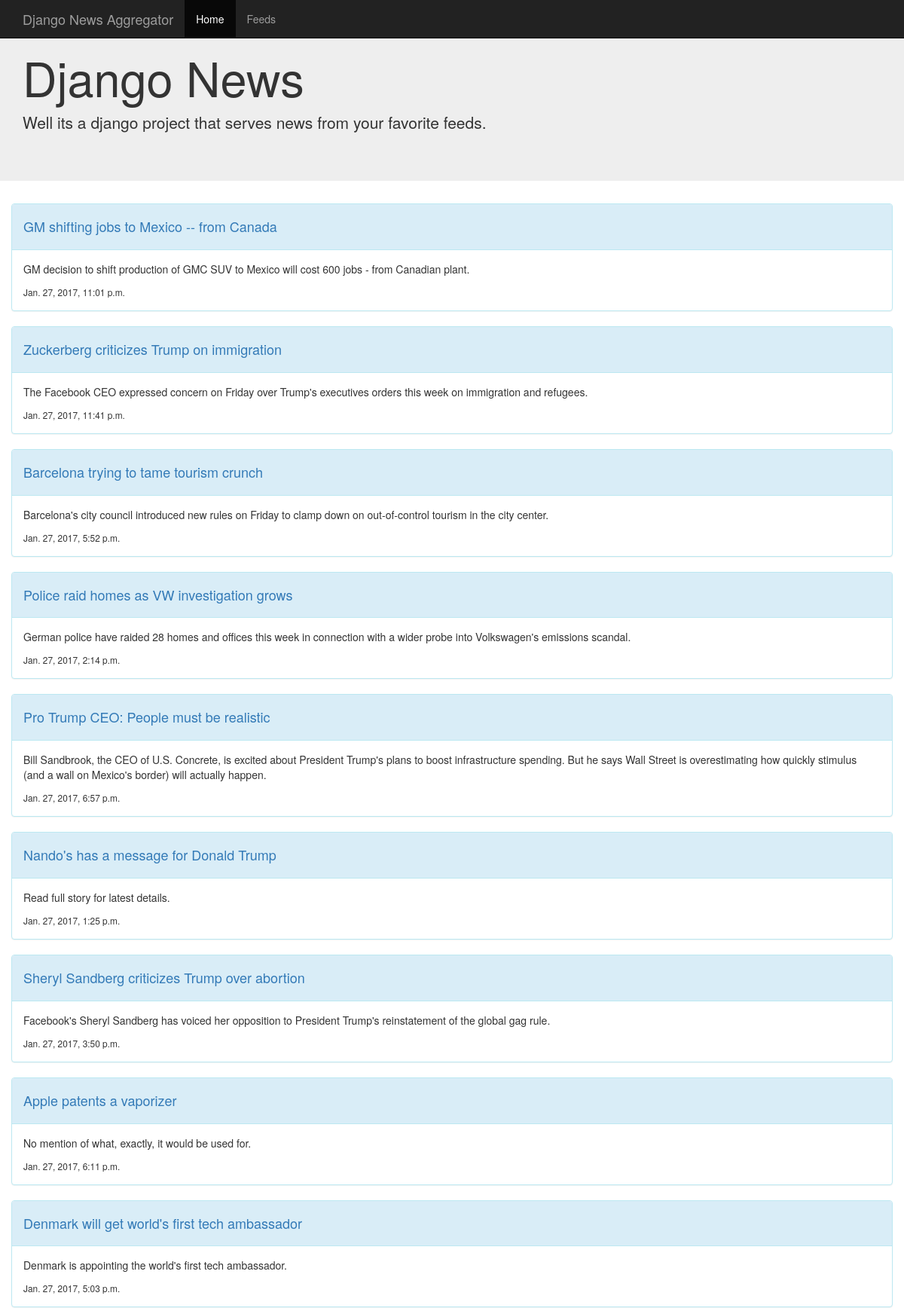
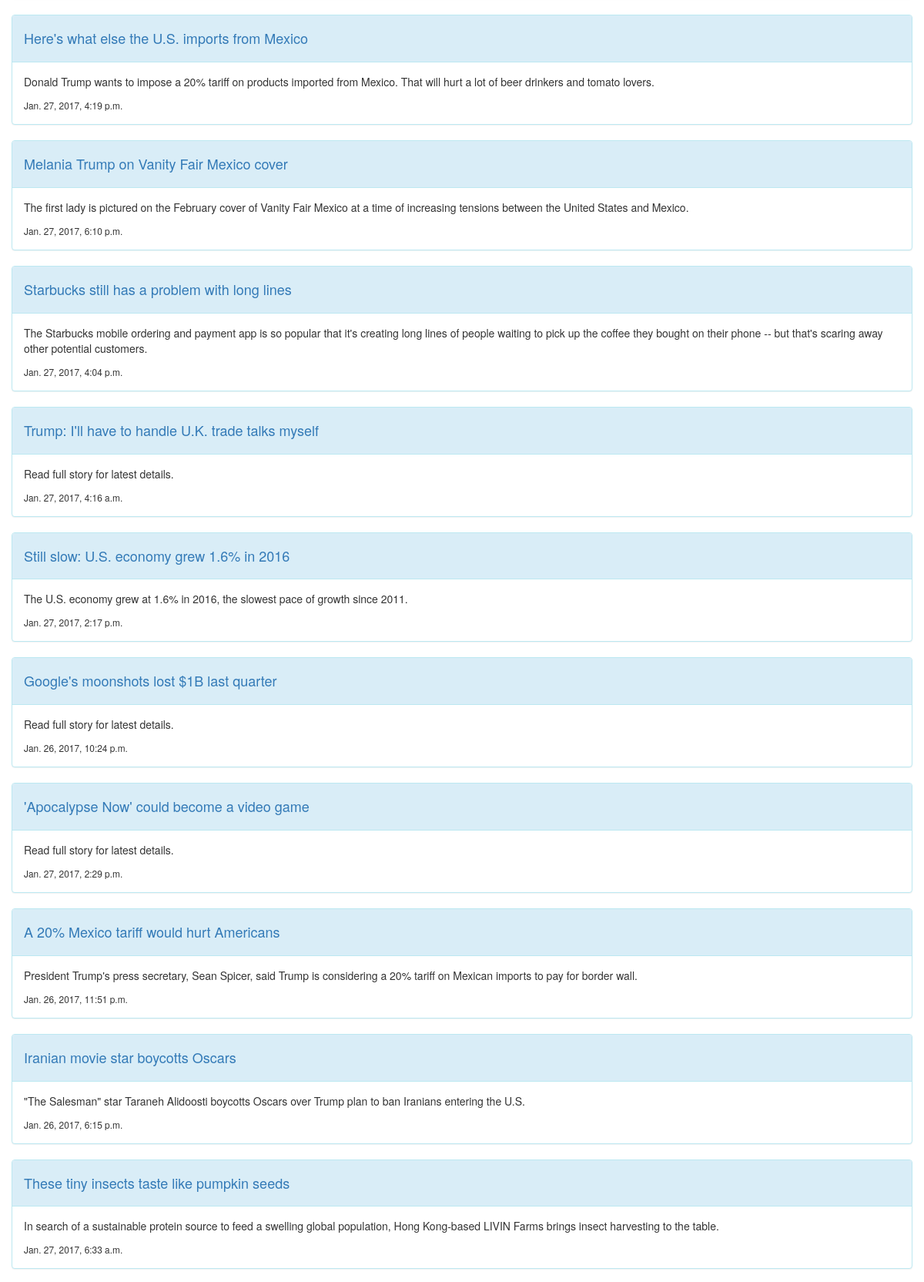
Screenshot of /news/feeds/World business news - CNNMoney.com (upper part) with the database file from the repository (2 pictures, top to bottom).
### news/models.py (models this page shows, shortened)
class Article(models.Model):
    feed = models.ForeignKey(Feed)
    title = models.CharField(max_length=200)
    url = models.URLField()
    description = models.TextField()
    published_date = models.DateTimeField()

### news/views.py (the view)
# urls.py: url(r'^feeds/([a-zA-Z0-9 -.]+)$',views.articles_list_of_a_feed, name='articles_list_of_a_feed'),
def articles_list_of_a_feed(request,a_feed):
    articles = Article.objects.filter(feed__title=a_feed)
    rows = [articles[x:x+2] for x in range(0,len(articles),2)]
    return render(request,'news/articles_list.html',{'rows':rows})

### news/templates/news/articles_list.html (shortened to what this page needs)
{%extends 'news/base.html'%}
{%block jumbotron_content%}
    <div class="container">
        <h1>Django News</h1>
        <p>Well its a django project that serves news from your favorite feeds.</p>
      </div>
{%endblock%}
{%block main_content%}
<div class="row">
    {%for row in rows%}
        {%for entry in row%}
        <div class="panel panel-info" style="padding-left: 0px; padding-right: 0px;height: 100%;">
            <div class="panel-heading">
                <h4><a href="{{entry.url}}">{{entry.title}}</a></h4>
            </div>
            <div class="panel-body">
                <p>{{entry.description | safe}}</p>
                <small>{{entry.published_date}}</small>
            </div>
        </div>
        {%endfor%}
    {%endfor%}
</div>
{%endblock%}

### rows the page displays
Article: title "GM shifting jobs to Mexico -- from Canada", description "GM decision to shift production of GMC SUV to Mexico will cost 600 jobs - from Canadian plant.", published_date "Jan. 27, 2017, 11:01 p.m."
Article: title "Zuckerberg criticizes Trump on immigration", description "The Facebook CEO expressed concern on Friday over Trump's executives orders this week on immigration and refugees.", published_date "Jan. 27, 2017, 11:41 p.m."
Article: title "Barcelona trying to tame tourism crunch", description "Barcelona's city council introduced new rules on Friday to clamp down on out-of-control tourism in the city center.", published_date "Jan. 27, 2017, 5:52 p.m."
Article: title "Police raid homes as VW investigation grows", description "German police have raided 28 homes and offices this week in connection with a wider probe into Volkswagen's emissions scandal.", published_date "Jan. 27, 2017, 2:14 p.m."
Article: title "Pro Trump CEO: People must be realistic", description "Bill Sandbrook, the CEO of U.S. Concrete, is excited about President Trump's plans to boost infrastructure spending. But he says Wall Street is overestimating how quickly stimulus (and a wall on Mexico's border) will actually happen.", published_date "Jan. 27, 2017, 6:57 p.m."
Article: title "Nando's has a message for Donald Trump", description "Read full story for latest details.", published_date "Jan. 27, 2017, 1:25 p.m."
Article: title "Sheryl Sandberg criticizes Trump over abortion", description "Facebook's Sheryl Sandberg has voiced her opposition to President Trump's reinstatement of the global gag rule.", published_date "Jan. 27, 2017, 3:50 p.m."
Article: title "Apple patents a vaporizer", description "No mention of what, exactly, it would be used for.", published_date "Jan. 27, 2017, 6:11 p.m."
Article: title "Denmark will get world's first tech ambassador", description "Denmark is appointing the world's first tech ambassador.", published_date "Jan. 27, 2017, 5:03 p.m."
Article: title "Here's what else the U.S. imports from Mexico", description "Donald Trump wants to impose a 20% tariff on products imported from Mexico. That will hurt a lot of beer drinkers and tomato lovers.", published_date "Jan. 27, 2017, 4:19 p.m."
Article: title "Melania Trump on Vanity Fair Mexico cover", description "The first lady is pictured on the February cover of Vanity Fair Mexico at a time of increasing tensions between the United States and Mexico.", published_date "Jan. 27, 2017, 6:10 p.m."
Article: title "Starbucks still has a problem with long lines", description "The Starbucks mobile ordering and payment app is so popular that it's creating long lines of people waiting to pick up the coffee they bought on their phone -- but that's scaring away other potential customers.", published_date "Jan. 27, 2017, 4:04 p.m."
Article: title "Trump: I'll have to handle U.K. trade talks myself", description "Read full story for latest details.", published_date "Jan. 27, 2017, 4:16 a.m."
Article: title "Still slow: U.S. economy grew 1.6% in 2016", description "The U.S. economy grew at 1.6% in 2016, the slowest pace of growth since 2011.", published_date "Jan. 27, 2017, 2:17 p.m."
Article: title "Google's moonshots lost $1B last quarter", description "Read full story for latest details.", published_date "Jan. 26, 2017, 10:24 p.m."
Article: title "'Apocalypse Now' could become a video game", description "Read full story for latest details.", published_date "Jan. 27, 2017, 2:29 p.m."
Article: title "A 20% Mexico tariff would hurt Americans", description "President Trump's press secretary, Sean Spicer, said Trump is considering a 20% tariff on Mexican imports to pay for border wall.", published_date "Jan. 26, 2017, 11:51 p.m."
Article: title "Iranian movie star boycotts Oscars", description "\"The Salesman\" star Taraneh Alidoosti boycotts Oscars over Trump plan to ban Iranians entering the U.S.", published_date "Jan. 26, 2017, 6:15 p.m."
Article: title "These tiny insects taste like pumpkin seeds", description "In search of a sustainable protein source to feed a swelling global population, Hong Kong-based LIVIN Farms brings insect harvesting to the table.", published_date "Jan. 27, 2017, 6:33 a.m."
